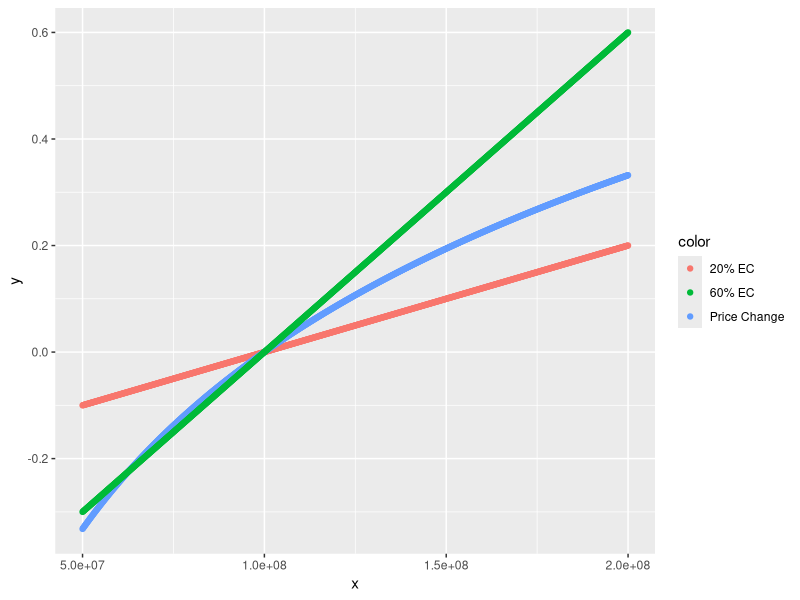

Generate this figure with R:
# Author: Adam L. Rich
# Date:   July 26, 2012
# Description:
#
#   TMB Rate Change Formula
#

require(ggplot2)

fees1 <- 100e6

fees2 <- seq(fees1 / 2, fees1 * 2, length.out = 1000)

exposure.change <- fees2 / fees1 - 1

fees1.ln <- 47461 * log(fees1 / 1e6) - 119474
fees2.ln <- 47461 * log(fees2 / 1e6) - 119474

price.change.true <- fees2.ln / fees1.ln - 1

price.change.impact <- pmax(pmin(.6, price.change.true / exposure.change), .2) * exposure.change + 1

df <- data.frame(
  x = c(fees2, fees2, fees2),
  y = c(.2 * exposure.change, price.change.true, .6 * exposure.change),
  color = factor(c(
    rep('20% EC', length(fees2)),
    rep('Price Change', length(fees2)), 
    rep('60% EC', length(fees2))
  ))
)

qplot(x, y, data = df, colour = color)

# fees1[1]
# fees2[1]
# exposure.change[1]
# price.change.true[1]
# price.change.impact[1]
